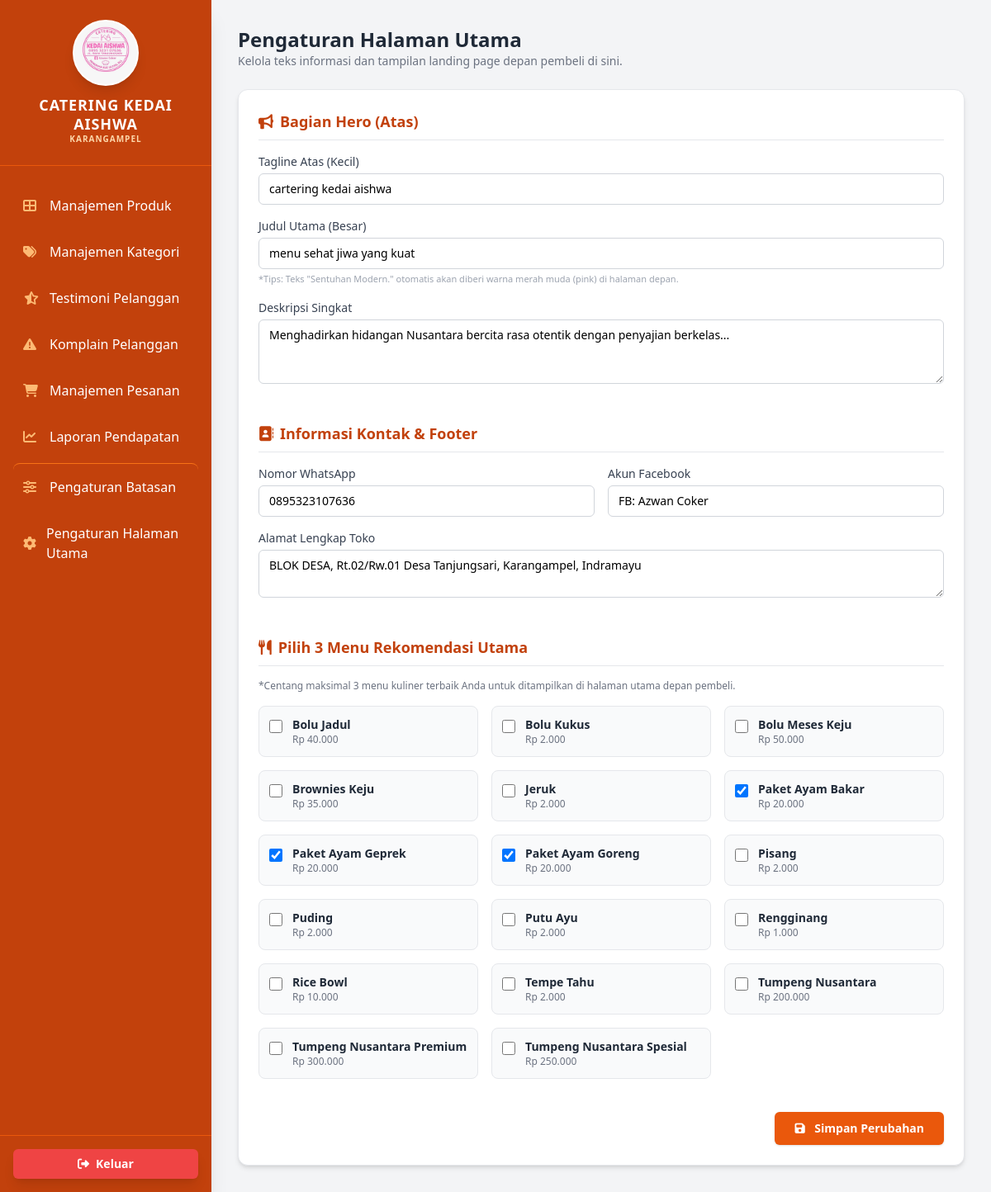
The page /pelanggan/dashboard_admin/pengaturan_web.php (signed in) on the database as committed earlier.
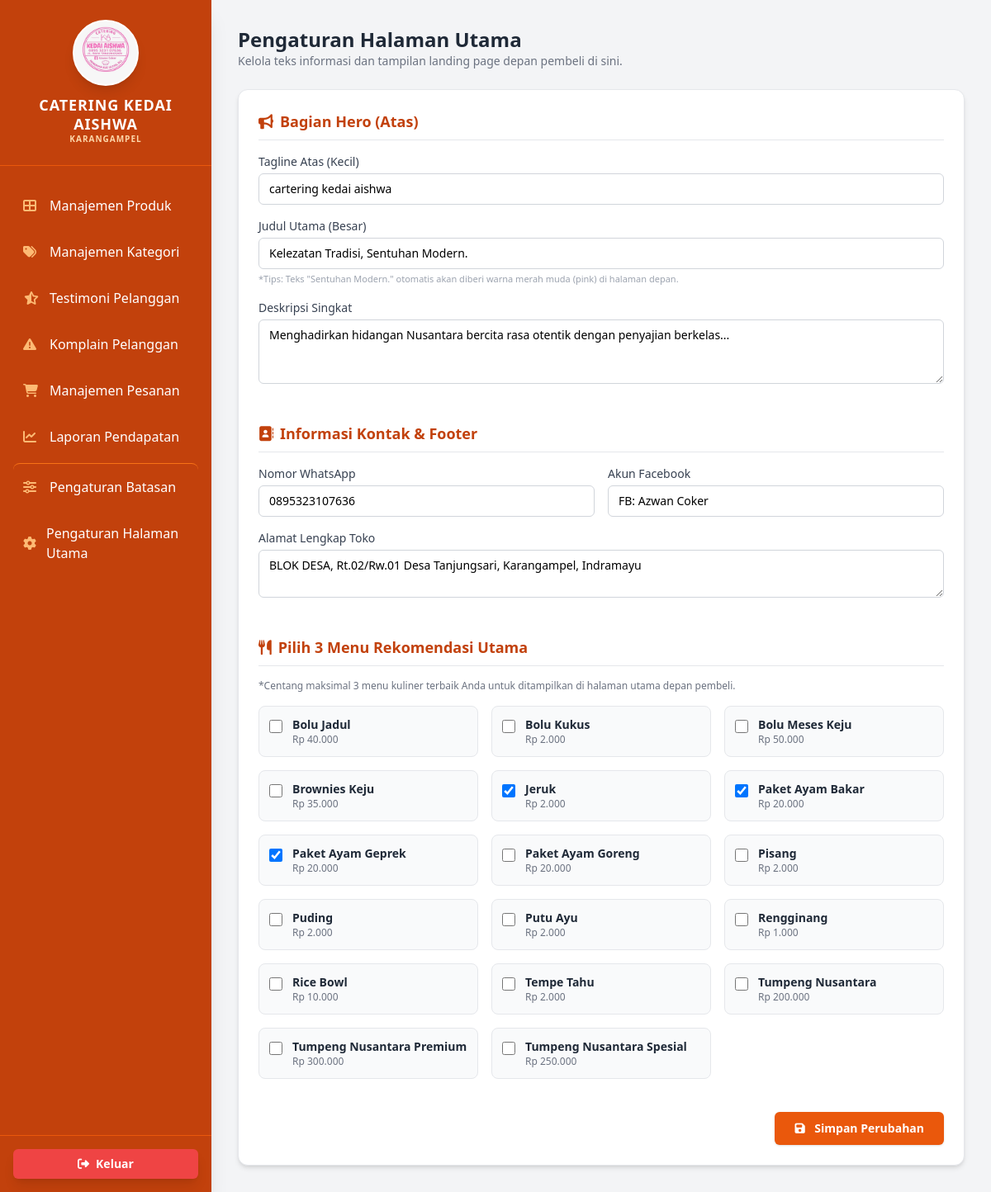
The same page on the database as committed later.
### tables this page shows
CREATE TABLE `pengaturan_web` (
  `id` int(11) NOT NULL,
  `hero_tagline` varchar(100) DEFAULT NULL,
  `hero_judul` varchar(255) DEFAULT NULL,
  `hero_deskripsi` text DEFAULT NULL,
  `no_wa` varchar(20) DEFAULT NULL,
  `akun_fb` varchar(100) DEFAULT NULL,
  `alamat` text DEFAULT NULL
);

CREATE TABLE `menu` (
  `menu_id` int(11) NOT NULL,
  `nama_menu` varchar(100) DEFAULT NULL,
  `deskripsi` text DEFAULT NULL,
  `harga_satuan` int(11) DEFAULT NULL,
  `gambar` varchar(255) DEFAULT NULL,
  `kategori_id` int(11) DEFAULT NULL,
  `is_rekomendasi` tinyint(1) DEFAULT 0
);

### pelanggan/dashboard_admin/pengaturan_web.php (the view, shortened to what the changed rows need)
<?php
include "../koneksi.php";
$query_tampil = mysqli_query($conn, "SELECT * FROM pengaturan_web WHERE id = 1");
$data = mysqli_fetch_assoc($query_tampil);
?>
<!DOCTYPE html>
<html lang="id">
<head>
    <script src="https://cdn.tailwindcss.com"></script>
    <link rel="stylesheet" href="https://cdnjs.cloudflare.com/ajax/libs/font-awesome/6.4.0/css/all.min.css">
</head>
<body class="bg-gray-100 font-sans flex">
    <?php include "sidebar.php"; ?>
    <main class="flex-1 p-8 h-screen overflow-y-auto">
        <div class="max-w-4xl mx-auto">
            <div class="mb-6">
                <h1 class="text-2xl font-bold text-gray-800">Pengaturan Halaman Utama</h1>
            </div>
            <div class="bg-white rounded-xl shadow-md p-6 border border-gray-200">
                <form action="" method="POST" class="space-y-6">
                    <div>
                        <h2 class="text-lg font-semibold text-orange-700 border-b pb-2 mb-4">
                            <i class="fas fa-bullhorn mr-2"></i>Bagian Hero (Atas)
                        </h2>
                        <div class="grid grid-cols-1 gap-4">
                            <div>
                                <label class="block text-sm font-medium text-gray-700 mb-1">Tagline Atas (Kecil)</label>
                                <input type="text" name="hero_tagline" required value="<?php echo htmlspecialchars($data['hero_tagline']); ?>"
                                       class="w-full px-3 py-2 border border-gray-300 rounded-md focus:outline-none focus:ring-2 focus:ring-orange-500 text-sm">
                            </div>
                            <div>
                                <label class="block text-sm font-medium text-gray-700 mb-1">Judul Utama (Besar)</label>
                                <input type="text" name="hero_judul" required value="<?php echo htmlspecialchars($data['hero_judul']); ?>"
                                       class="w-full px-3 py-2 border border-gray-300 rounded-md focus:outline-none focus:ring-2 focus:ring-orange-500 text-sm">
                                <p class="text-[11px] text-gray-400 mt-1">*Tips: Teks "Sentuhan Modern." otomatis akan diberi warna merah muda (pink) di halaman depan.</p>
                            </div>
                            <div>
                                <label class="block text-sm font-medium text-gray-700 mb-1">Deskripsi Singkat</label>
                                <textarea name="hero_deskripsi" rows="3" required
                                          class="w-full px-3 py-2 border border-gray-300 rounded-md focus:outline-none focus:ring-2 focus:ring-orange-500 text-sm"><?php echo htmlspecialchars($data['hero_deskripsi']); ?></textarea>
                            </div>
                        </div>
                    </div>
                    <div class="pt-4">
                        <h2 class="text-lg font-semibold text-orange-700 border-b pb-2 mb-4">
                            <i class="fas fa-address-book mr-2"></i>Informasi Kontak & Footer
                        </h2>
                        <div class="grid grid-cols-1 md:grid-cols-2 gap-4">
                            <div>
                                <label class="block text-sm font-medium text-gray-700 mb-1">Nomor WhatsApp</label>
                                <input type="text" name="no_wa" required value="<?php echo htmlspecialchars($data['no_wa']); ?>"
                                       class="w-full px-3 py-2 border border-gray-300 rounded-md focus:outline-none focus:ring-2 focus:ring-orange-500 text-sm" placeholder="Contoh: 0895323107636">
                            </div>
                            <div>
                                <label class="block text-sm font-medium text-gray-700 mb-1">Akun Facebook</label>
                                <input type="text" name="akun_fb" required value="<?php echo htmlspecialchars($data['akun_fb']); ?>"
                                       class="w-full px-3 py-2 border border-gray-300 rounded-md focus:outline-none focus:ring-2 focus:ring-orange-500 text-sm" placeholder="Contoh: FB: Azwan Coker">
                            </div>
                            <div class="md:col-span-2">
                                <label class="block text-sm font-medium text-gray-700 mb-1">Alamat Lengkap Toko</label>
                                <textarea name="alamat" rows="2" required
                                          class="w-full px-3 py-2 border border-gray-300 rounded-md focus:outline-none focus:ring-2 focus:ring-orange-500 text-sm"><?php echo htmlspecialchars($data['alamat']); ?></textarea>
                            </div>
                        </div>
                    </div>
                    <div class="pt-4">
                        <h2 class="text-lg font-semibold text-orange-700 border-b pb-2 mb-4">
                            <i class="fas fa-utensils mr-2"></i>Pilih 3 Menu Rekomendasi Utama
                        </h2>
                        <div class="grid grid-cols-1 md:grid-cols-3 gap-4">
                            <?php
                            $query_all_menu = mysqli_query($conn, "SELECT menu_id, nama_menu, harga_satuan, is_rekomendasi FROM menu ORDER BY nama_menu ASC");
                            while ($menu_row = mysqli_fetch_assoc($query_all_menu)):
                                $checked = ($menu_row['is_rekomendasi'] == 1) ? 'checked' : '';
                            ?>
                            <label class="flex items-start p-3 bg-gray-50 rounded-lg border border-gray-200 cursor-pointer hover:bg-orange-50 transition">
                                <input type="checkbox" name="rekomendasi_menu[]" value="<?php echo $menu_row['menu_id']; ?>" <?php echo $checked; ?>
                                       class="menu-checkbox mt-1 h-4 w-4 text-orange-600 border-gray-300 rounded focus:ring-orange-500">
                                <div class="ml-3">
                                    <span class="block text-sm font-semibold text-gray-800"><?php echo htmlspecialchars($menu_row['nama_menu']); ?></span>
                                    <span class="block text-xs text-gray-500">Rp <?php echo number_format($menu_row['harga_satuan'], 0, ',', '.'); ?></span>
                                </div>
                            </label>
                            <?php endwhile; ?>
                        </div>
                    </div>
                </form>
            </div>
        </div>
    </main>
</body>
</html>

Rows that differ between the two databases and show on the page:
changed pengaturan_web "cartering kedai aishwa": hero_judul "menu sehat jiwa yang kuat" → "Kelezatan Tradisi, Sentuhan Modern."
changed menu "Jeruk": menu_id "☐" → "☑"
changed menu "Paket Ayam Goreng": menu_id "☑" → "☐"
